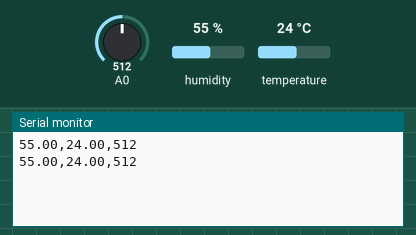
This sketch was run on a simulated ESP8266 (NodeMCU). On the bench: the last lines printed to the serial monitor. The test bench sets the inputs (shaded band); at power-on: humidity 55 %, A0 = 512, temperature 24 °C.

Above: at 2.8 s.
2.9 s: humidity set to 22 %
At 4.8 s:
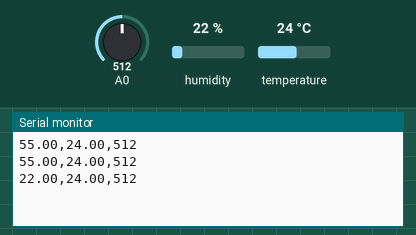
5.6 s: A0 set to 716
At 6.5 s:
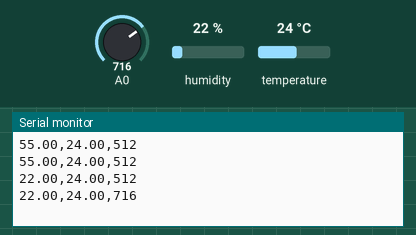
8.3 s: temperature set to 12 °C
At 10.8 s:
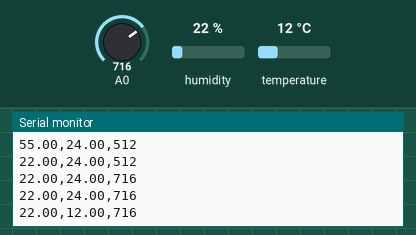
11.0 s: A0 set to 900
At 12.9 s:
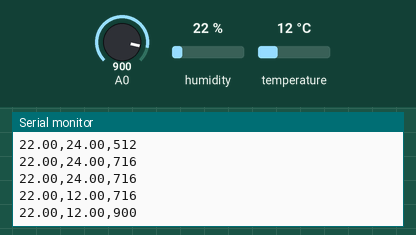
13.7 s: humidity set to 40 %
At 14.6 s:
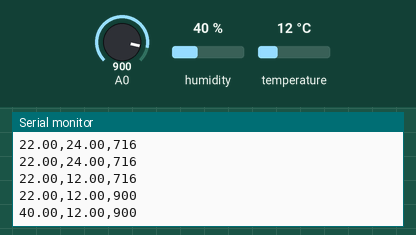
Timing chart, 0 to 16.7 s (numbered marks = the images above; inputs shaded):
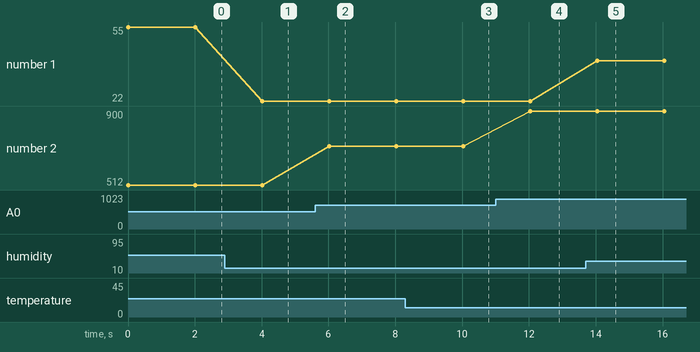

The sketch:

readings.ino
```cpp
#include "dhtnew.h"

// https://github.com/RobTillaart/DHTNew/blob/master/examples/dhtnew_minimum/dhtnew_minimum.ino
DHTNEW airSensor(D6);

void setup() {
  // put your setup code here, to run once:
  setupSerial();
}

void setupSerial() {
  // Serial output for debugging
  Serial.begin(9600);
  while (!Serial) { delay(100); } // Wait for serial console to open!
}

void loop() {
  // air sensor
  if (DHTLIB_OK != airSensor.read()) {
    delay(500);
    return;
  }

  Serial.print(airSensor.getHumidity(), 2);
  Serial.print(",");
  Serial.print(airSensor.getTemperature(), 2);

  // moisture sensor
  Serial.print(",");
  Serial.println(analogRead(A0));

  // put your main code here, to run repeatedly:
  delay(2000);
}
```

Measured:
- after the input at 2.9 s, the serial monitor: prints a new line after 1.1 s (image 1)
- after the input at 5.6 s, the serial monitor: prints a new line after 0.42 s (image 2)
- after the input at 8.3 s, the serial monitor: prints a new line after 1.7 s (image 3)
- after the input at 11.0 s, the serial monitor: prints a new line after 1.0 s (image 4)
- after the input at 13.7 s, the serial monitor: prints a new line after 0.34 s (image 5)
- plotted number 1: 55 → 22 after the input at 2.9 s, 22 → 40 after the input at 13.7 s
- plotted number 2: 512 → 716 after the input at 5.6 s, 716 → 900 after the input at 11.0 s
